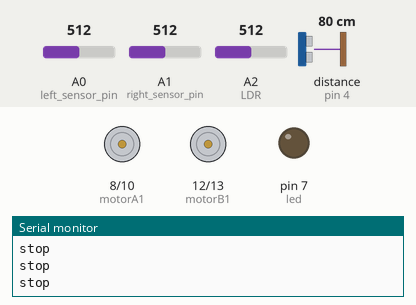
This sketch was run on a simulated Arduino Uno, built with avr-gcc and run on an emulated ATmega328P. Parts: motor-driver pin pairs drawn as motors (green arrow = first pin HIGH = forward, orange = second pin HIGH = backward, longer = more drive, scaled by the enable pin), output pins drawn as LEDs (lit = HIGH), the last lines printed to the serial monitor. Wiring (inferred from the names in the program): ultrasonic range finder: trigger pin 5; echo pin 4. Inputs (shaded band) come from the test bench; at power-on: A0 (left_sensor_pin) = 512, distance to the obstacle (sensor on pin 4) 80 cm, A2 (LDR) = 512, A1 (right_sensor_pin) = 512. The echo pulse lasts 58.3 µs per cm; pins used as bus, display or sensor lines are not drawn.

Above: at 4.2 s.
4.3 s: A0 (left_sensor_pin) set to 489
At 5.4 s:
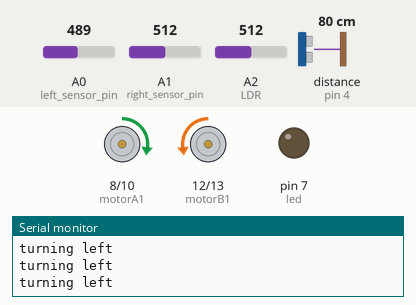
5.8 s: distance to the obstacle (sensor on pin 4) set to 17 cm
8.8 s: distance to the obstacle (sensor on pin 4) set to 13 cm
At 9.3 s:
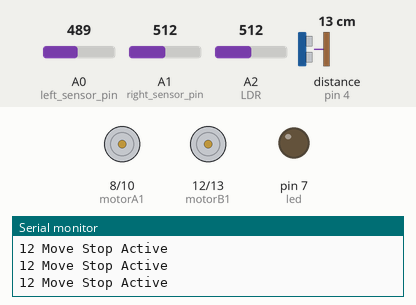
10.3 s: A2 (LDR) set to 216
13.3 s: A2 (LDR) set to 192
At 14.3 s:
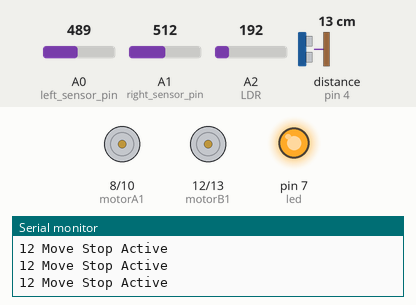
14.8 s: distance to the obstacle (sensor on pin 4) set to 18 cm
At 16.2 s:
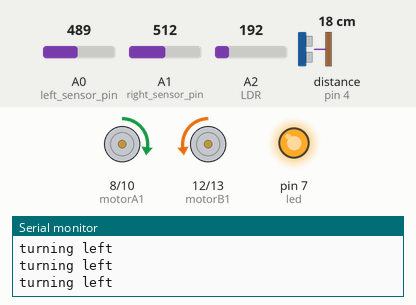
Timing chart, 0 to 17.3 s (numbered marks = the images above; inputs shaded):
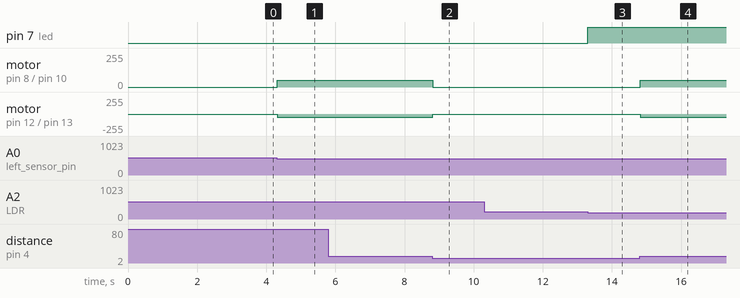

The sketch:

line_follower.ino
```cpp
  int vSpeed = 50;        // MAX 255
  int turn_speed = 50;    // MAX 255
  int turn_delay = 10;
  //Lights
  int LDR = A2;
  int led = 7;
 //Ultra sonic
  int echo = 4;
  int triger = 5;
  long tt;
  int distance;
 //L293 Connection
   int motorA1      = 8;  //in1
   int motorA2      = 10; //in2
   int motorAspeed  = 9;  //enA
   int motorB1      = 12; //in3
   int motorB2      = 13; //in4
   int motorBspeed  = 11; //enB
 //Sensor Connection
   int left_sensor_pin =A0;
   int right_sensor_pin =A1;

  int left_sensor_state;
  int right_sensor_state;
  void move_right(){
  digitalWrite (motorA1,LOW);
  digitalWrite (motorA2,HIGH);
  digitalWrite (motorB1,HIGH);
  digitalWrite (motorB2,LOW);
  }
  void move_left(){
  digitalWrite (motorA1,HIGH);
  digitalWrite (motorA2,LOW);
  digitalWrite (motorB1,LOW);
  digitalWrite (motorB2,HIGH);
  }
  void move_forward(){
  digitalWrite (motorA1,HIGH);
  digitalWrite (motorA2,LOW);
  digitalWrite (motorB1,HIGH);
  digitalWrite (motorB2,LOW);
  }
  void move_stop(){
  digitalWrite (motorA1,LOW);
  digitalWrite (motorA2,LOW);
  digitalWrite (motorB1,LOW);
  digitalWrite (motorB2,LOW);
  }

 void setup() {
  pinMode(LDR,INPUT);
  pinMode(led,OUTPUT);
  pinMode(triger,OUTPUT);
  pinMode(echo,INPUT);
  pinMode(motorA1, OUTPUT);
  pinMode(motorA2, OUTPUT);
  pinMode(motorB1, OUTPUT);
  pinMode(motorB2, OUTPUT);
  Serial.begin(9600);
  delay(3000);
}

 void loop() {
  if (analogRead(LDR)<200){
    digitalWrite(led,HIGH);
    }
 digitalWrite(triger,LOW);
 delayMicroseconds(2);
 digitalWrite(triger,HIGH);
 delayMicroseconds(10);
 digitalWrite(triger,LOW);
 tt = pulseIn(echo,HIGH);
 distance = tt*.034/2; // distance in cm

 left_sensor_state = analogRead(left_sensor_pin);
 right_sensor_state = analogRead(right_sensor_pin);
 //Serial.println(left_sensor_state);
 //Serial.println(right_sensor_state);
 if(distance < 15){
  move_stop();
  Serial.print(distance);
  Serial.print(" ");
  Serial.println("Move Stop Active");
 }
  else{

 if(right_sensor_state < 500 && left_sensor_state > 500)
 {
  Serial.println("turning right");
  move_right();
  analogWrite (motorAspeed, vSpeed);
  analogWrite (motorBspeed, turn_speed);
  }
 if(right_sensor_state > 500 && left_sensor_state < 500)
 {
  Serial.println("turning left");
  move_left();
  analogWrite (motorAspeed, turn_speed);
  analogWrite (motorBspeed, vSpeed);
  delay(turn_delay);
  }

 if(right_sensor_state < 500 && left_sensor_state < 500)
 {
  Serial.println("going forward");
  move_forward();
  analogWrite (motorAspeed,vSpeed);
  analogWrite (motorBspeed,vSpeed);
  }
 if(right_sensor_state > 500 && left_sensor_state > 500)
 {
  Serial.println("stop");
  analogWrite (motorAspeed, 0);
  analogWrite (motorBspeed, 0);
  }
  }
}
```

Measured:
- the behaviour switches between 500 and 499 on A0 (left_sensor_pin) (found by bisection; images 0 and 1)
- the behaviour switches between 16 and 15 cm on distance to the obstacle (sensor on pin 4) (found by bisection; images 1 and 2)
- the behaviour switches between 200 and 199 on A2 (LDR) (found by bisection; images 2 and 3)
- after the input at 4.3 s, motor on pin 8 (motorA1) / pin 10 (motorA2): stopped → forward 50/255 at once; motor on pin 12 (motorB1) / pin 13 (motorB2): stopped → backward 50/255 at once
- after the input at 8.8 s, motor on pin 8 (motorA1) / pin 10 (motorA2): forward 50/255 → stopped at once; motor on pin 12 (motorB1) / pin 13 (motorB2): backward 50/255 → stopped at once
- after the input at 13.3 s, pin 7 (led): LOW → HIGH at once
- after the input at 14.8 s, motor on pin 8 (motorA1) / pin 10 (motorA2): stopped → forward 50/255 at once; motor on pin 12 (motorB1) / pin 13 (motorB2): stopped → backward 50/255 at once
